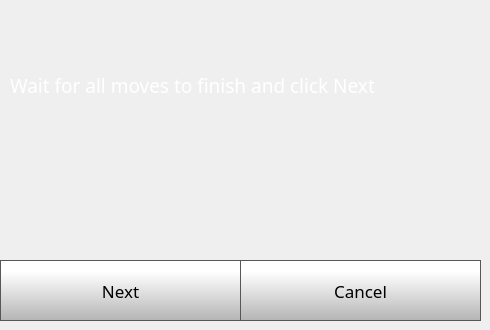
    <widget class="QWidget" name="quickStep2Page">
     <widget class="QLabel" name="calibrateLabel_7">
      <property name="geometry">
       <rect>
        <x>10</x>
        <y>20</y>
        <width>471</width>
        <height>131</height>
       </rect>
      </property>
      <property name="font">
       <font>
        <family>Gotham</family>
        <pointsize>14</pointsize>
        <weight>50</weight>
        <bold>false</bold>
       </font>
      </property>
      <property name="contextMenuPolicy">
       <enum>Qt::NoContextMenu</enum>
      </property>
      <property name="styleSheet">
       <string notr="true">color: rgb(255, 255, 255);</string>
      </property>
      <property name="text">
       <string>Wait for all moves to finish and click Next</string>
      </property>
      <property name="wordWrap">
       <bool>true</bool>
      </property>
     </widget>
     <widget class="QPushButton" name="quickStep2NextButton">
      <property name="geometry">
       <rect>
        <x>0</x>
        <y>260</y>
        <width>241</width>
        <height>61</height>
       </rect>
      </property>
      <property name="font">
       <font>
        <family>Gotham</family>
        <pointsize>13</pointsize>
       </font>
      </property>
      <property name="contextMenuPolicy">
       <enum>Qt::NoContextMenu</enum>
      </property>
      <property name="styleSheet">
       <string notr="true">QPushButton {
     border: 1px solid rgb(87, 87, 87);
	background-color: qlineargradient(spread:pad, x1:0, y1:1, x2:0, y2:0.188, stop:0 rgba(180, 180, 180, 255), stop:1 rgba(255, 255, 255, 255));


}

QPushButton:pressed {
    background-color: qlineargradient(x1: 0, y1: 0, x2: 0, y2: 1,
                                      stop: 0 #dadbde, stop: 1 #f6f7fa);
}

QPushButton:flat {
    border: none; /* no border for a flat push button */
}

QPushButton:default {
    border-color: navy; /* make the default button prominent */
}

QPushButton:focus {
	outline: none;
}</string>
      </property>
      <property name="text">
       <string>Next</string>
      </property>
      <property name="iconSize">
       <size>
        <width>40</width>
        <height>40</height>
       </size>
      </property>
     </widget>
     <widget class="QPushButton" name="quickStep2CancelButton">
      <property name="geometry">
       <rect>
        <x>240</x>
        <y>260</y>
        <width>241</width>
        <height>61</height>
       </rect>
      </property>
      <property name="font">
       <font>
        <family>Gotham</family>
        <pointsize>13</pointsize>
       </font>
      </property>
      <property name="contextMenuPolicy">
       <enum>Qt::NoContextMenu</enum>
      </property>
      <property name="styleSheet">
       <string notr="true">QPushButton {
     border: 1px solid rgb(87, 87, 87);
	background-color: qlineargradient(spread:pad, x1:0, y1:1, x2:0, y2:0.188, stop:0 rgba(180, 180, 180, 255), stop:1 rgba(255, 255, 255, 255));


}

QPushButton:pressed {
    background-color: qlineargradient(x1: 0, y1: 0, x2: 0, y2: 1,
                                      stop: 0 #dadbde, stop: 1 #f6f7fa);
}

QPushButton:flat {
    border: none; /* no border for a flat push button */
}

QPushButton:default {
    border-color: navy; /* make the default button prominent */
}

QPushButton:focus {
	outline: none;
}</string>
      </property>
      <property name="text">
       <string>Cancel</string>
      </property>
      <property name="iconSize">
       <size>
        <width>40</width>
        <height>40</height>
       </size>
      </property>
     </widget>
    </widget>
